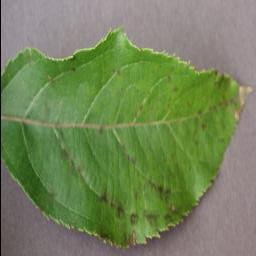
#> input picture pcd/tugas_kuliah_konvolusi/data/apple-scab/0a5e9323-dbad-432d-ac58-d291718345d9___FREC_Scab 3417_270deg.JPG, 256 x 256 px; its folder holds only this picture in this run
$ jupyter execute tugas_2_3.ipynb
#> lines starting #> are read from the running program, lines starting #| are printed output that depends on the picture
[cell 1]
import numpy as np
import matplotlib.pyplot as plt
from scipy import signal
import cv2
import glob

## (a) Desain Kernel

Kernel yang dipilih adalah **Laplacian 4-tetangga**:

```
K = [[ 0, -1,  0],
     [-1,  4, -1],
     [ 0, -1,  0]]
```

- Nilai pusat `+4`: mengangkat intensitas piksel pusat terhadap sekitarnya
- Nilai tetangga `-1`: mengurangi kontribusi piksel atas/bawah/kiri/kanan
- Hasil ≈ **0** pada area seragam (daun sehat), **tinggi** pada area bertekstur/berbercak (sakit)
- Diagonal = 0 agar fokus pada struktur aksial, tidak terlalu sensitif terhadap noise diagonal

[cell 2]
kernel = np.array([
    [ 0, -1,  0],
    [-1,  4, -1],
    [ 0, -1,  0]
], dtype=float)

# Visualisasi kernel
fig, ax = plt.subplots(figsize=(3, 3))
ax.imshow(kernel, cmap='RdBu', vmin=-4, vmax=4)
for i in range(3):
    for j in range(3):
        ax.text(j, i, int(kernel[i, j]),
                ha='center', va='center', fontsize=16, fontweight='bold')
ax.set_title("Custom Kernel", fontsize=12)
ax.axis('off')
plt.tight_layout()
plt.show()
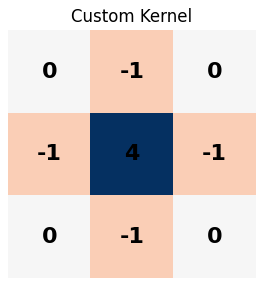
#> figure drawn by matplotlib, 1 panel

## (b) Terapkan Kernel pada 5 Sampel per Kelas

[cell 3]
CLASSES = {
    "Apple Scab":       "./data/apple-scab/",
    "Apple Rust":       "./data/apple-rust/",
    "Apple Black Rot":  "./data/apple-blackrot/",
}
N = 5

def load_gray(path):
    img = cv2.imread(path, cv2.IMREAD_GRAYSCALE)
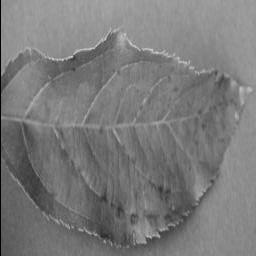
#> img: shape (256, 256); min 0, max 212, mean 122.3
    img = cv2.resize(img, (256, 256))
    return img.astype(float) / 255.0

class_means = {}   # {kelas: [mean_abs per gambar]}
sample_data  = {}  # {kelas: (img, res)} untuk visualisasi

for cls_name, folder in CLASSES.items():
    files = sorted(glob.glob(folder + "*.JPG"))[:N]
    means = []
    for i, fpath in enumerate(files):
        img = load_gray(fpath)
        res = signal.convolve2d(img, kernel, mode='same', boundary='symm')
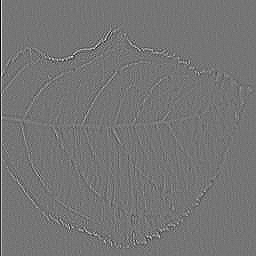
#> res: shape (256, 256) float64; min -0.588, max 0.69, mean -6e-19; drawn with min black and max white
        means.append(np.mean(np.abs(res)))
        if i == 0:
            sample_data[cls_name] = (img, res)
    class_means[cls_name] = means
    print(f"{cls_name}: {[f'{v:.4f}' for v in means]}  →  rata-rata = {np.mean(means):.4f}")
#| Apple Scab: ['0.0305']  →  rata-rata = 0.0305

### Visualisasi Sampel Pertama per Kelas

[cell 4]
fig, axes = plt.subplots(3, 2, figsize=(10, 13))
fig.suptitle("Citra Asli vs Hasil Kernel per Kelas", fontsize=13, fontweight='bold')

for ax_row, (cls_name, (img, res)) in zip(axes, sample_data.items()):
    ax_row[0].imshow(img, cmap='gray')
    ax_row[0].set_title(f"{cls_name}\nCitra Asli (grayscale)", fontsize=11)
    ax_row[0].axis('off')

    im = ax_row[1].imshow(np.abs(res), cmap='hot')
    ax_row[1].set_title(f"{cls_name}\n|Hasil Kernel| — rata-rata={np.mean(np.abs(res)):.4f}", fontsize=11)
    ax_row[1].axis('off')
    plt.colorbar(im, ax=ax_row[1], fraction=0.046, pad=0.04)
#> this loop made 1 pass
#> cls_name on pass 1: 'Apple Scab'

plt.tight_layout()
plt.savefig("result_texture_samples.png", dpi=200, bbox_inches='tight')
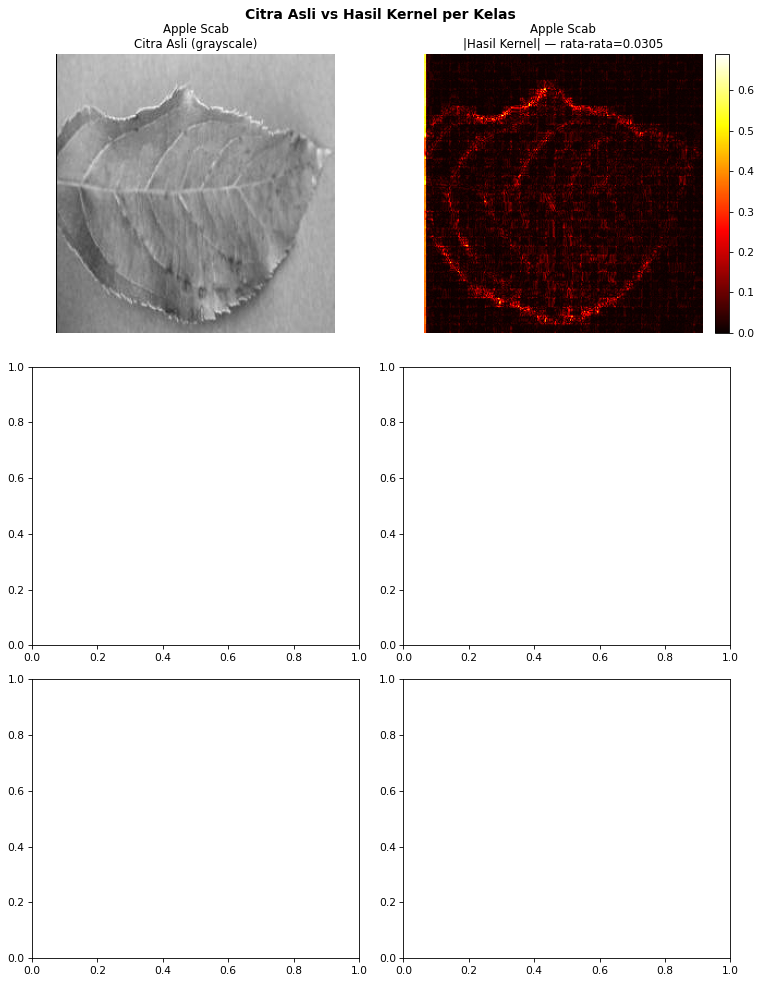
#> figure drawn by matplotlib, 3 panels
plt.show()

### Bar Chart Rata-Rata per Kelas

[cell 5]
cls_names = list(class_means.keys())
#> cls_names = ['Apple Scab', 'Apple Rust', 'Apple Black Rot']
means = [np.mean(v) for v in class_means.values()]
#> means = [0.0305, nan, nan]
stds  = [np.std(v)  for v in class_means.values()]
#> stds = [0, nan, nan]
colors = ['#e74c3c', '#e67e22', '#8e44ad']

fig, ax = plt.subplots(figsize=(8, 5))
bars = ax.bar(cls_names, means, yerr=stds, capsize=6,
              color=colors, edgecolor='black', linewidth=0.8)
ax.set_ylabel("Rata-rata |Output Konvolusi|", fontsize=12)
ax.set_title("Respons Kernel Laplacian per Kelas Penyakit", fontsize=12, fontweight='bold')
ax.set_ylim(0, max(means) * 1.4)

for bar, m, s in zip(bars, means, stds):
    ax.text(bar.get_x() + bar.get_width()/2, m + s + 0.001,
            f'{m:.4f}', ha='center', va='bottom', fontsize=11, fontweight='bold')
#> this loop made 3 passes
#> (m, s) on passes 1 to 3: (0.0305, 0), (nan, nan), (nan, nan)

plt.tight_layout()
plt.savefig("result_texture_barchart.png", dpi=200, bbox_inches='tight')
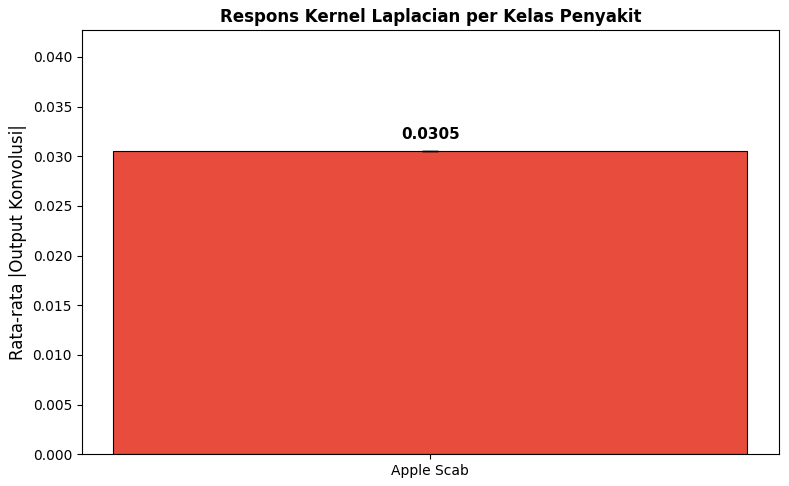
#> figure drawn by matplotlib, 1 panel; tallest bar 0.0305 high, from x = -0.4 to 0.4
plt.show()

## (c) Evaluasi Kernel

Amati bar chart di atas:
- Jika **selisih rata-rata antar kelas ≥ 0.02** → kernel cukup memisahkan ketiga kelas ✅
- Jika belum terpisah, jalankan cell di bawah untuk mencoba **kernel v2 (Laplacian 8-tetangga)**

[cell 6]
# Kernel v2 — Laplacian 8-tetangga (respons lebih kuat, lebih sensitif diagonal)
kernel_v2 = np.array([
    [-1, -1, -1],
    [-1,  8, -1],
    [-1, -1, -1]
], dtype=float)
#> kernel_v2 = [[-1, -1, -1], [-1, 8, -1], [-1, -1, -1]]

print("Hasil kernel v2 (Laplacian 8-tetangga):")
for cls_name, folder in CLASSES.items():
    files = sorted(glob.glob(folder + "*.JPG"))[:N]
    means = []
    for fpath in files:
        img = load_gray(fpath)
        res = signal.convolve2d(img, kernel_v2, mode='same', boundary='symm')
        means.append(np.mean(np.abs(res)))
    print(f"  {cls_name:20s}: rata-rata = {np.mean(means):.4f}")
#|   Apple Scab          : rata-rata = 0.0810
